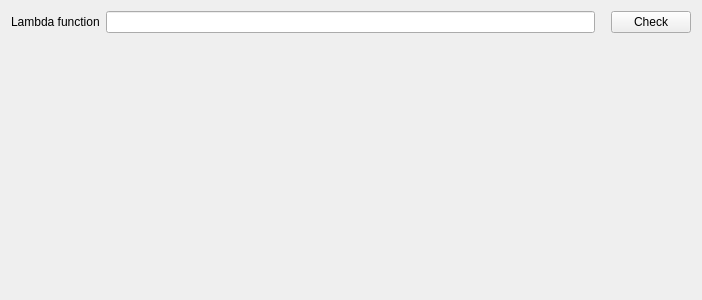
<?xml version="1.0" encoding="UTF-8"?>
<ui version="4.0">
 <class>Form</class>
 <widget class="QWidget" name="Form">
  <property name="geometry">
   <rect>
    <x>0</x>
    <y>0</y>
    <width>702</width>
    <height>300</height>
   </rect>
  </property>
  <property name="windowTitle">
   <string>Form</string>
  </property>
  <layout class="QVBoxLayout" name="verticalLayout">
   <item>
    <layout class="QHBoxLayout" name="horizontalLayout">
     <item>
      <widget class="QLabel" name="label">
       <property name="text">
        <string>Lambda function</string>
       </property>
      </widget>
     </item>
     <item>
      <widget class="QLineEdit" name="lambda_function_line_edit">
       <property name="sizePolicy">
        <sizepolicy hsizetype="Expanding" vsizetype="Fixed">
         <horstretch>0</horstretch>
         <verstretch>0</verstretch>
        </sizepolicy>
       </property>
      </widget>
     </item>
     <item>
      <spacer name="horizontalSpacer">
       <property name="orientation">
        <enum>Qt::Horizontal</enum>
       </property>
       <property name="sizeType">
        <enum>QSizePolicy::Preferred</enum>
       </property>
       <property name="sizeHint" stdset="0">
        <size>
         <width>10</width>
         <height>20</height>
        </size>
       </property>
      </spacer>
     </item>
     <item>
      <widget class="QPushButton" name="pushButton">
       <property name="text">
        <string>Check</string>
       </property>
      </widget>
     </item>
    </layout>
   </item>
   <item>
    <spacer name="verticalSpacer">
     <property name="orientation">
      <enum>Qt::Vertical</enum>
     </property>
     <property name="sizeHint" stdset="0">
      <size>
       <width>20</width>
       <height>248</height>
      </size>
     </property>
    </spacer>
   </item>
  </layout>
 </widget>
 <resources/>
 <connections/>
</ui>
